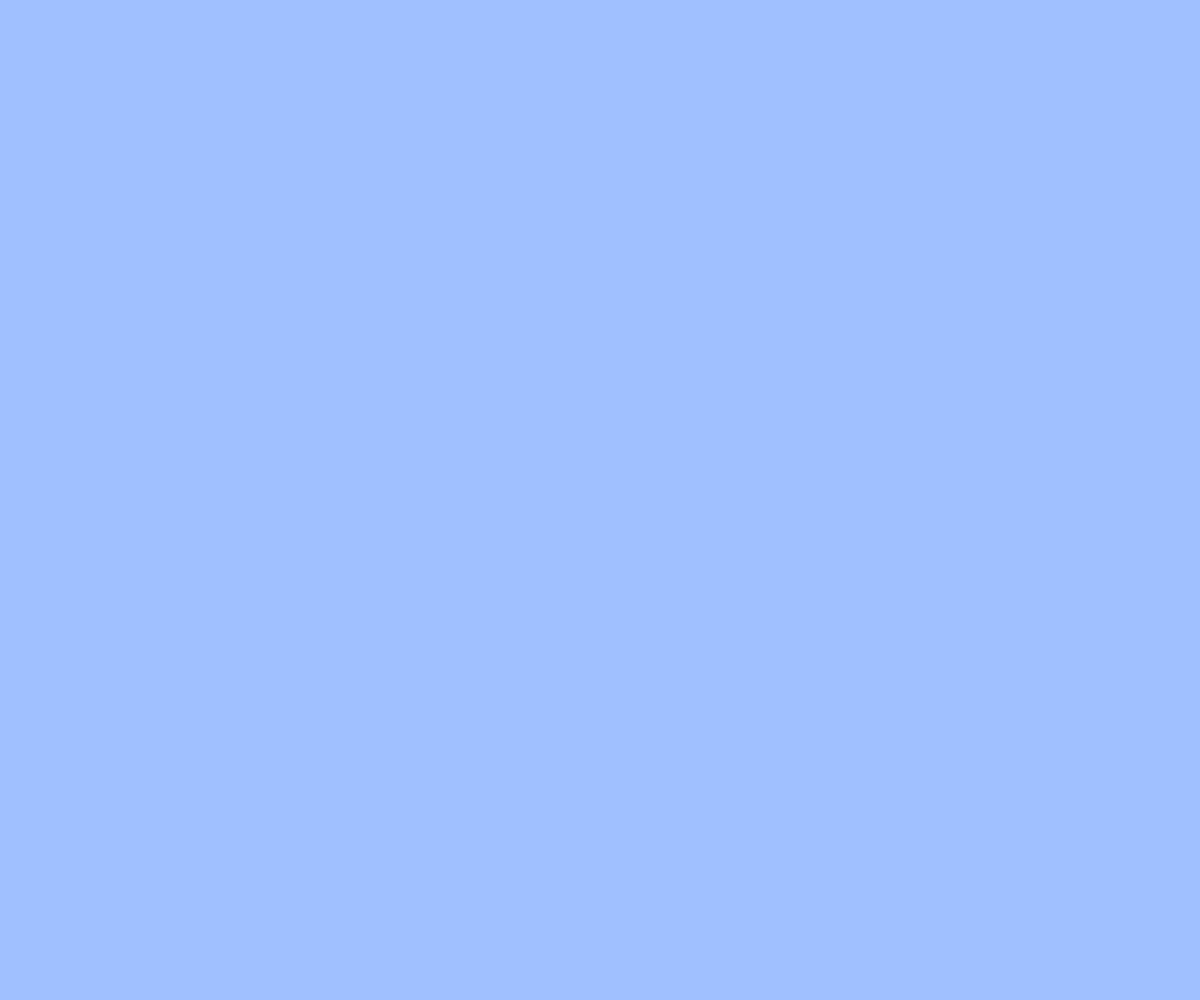
Frame 1 (no input)
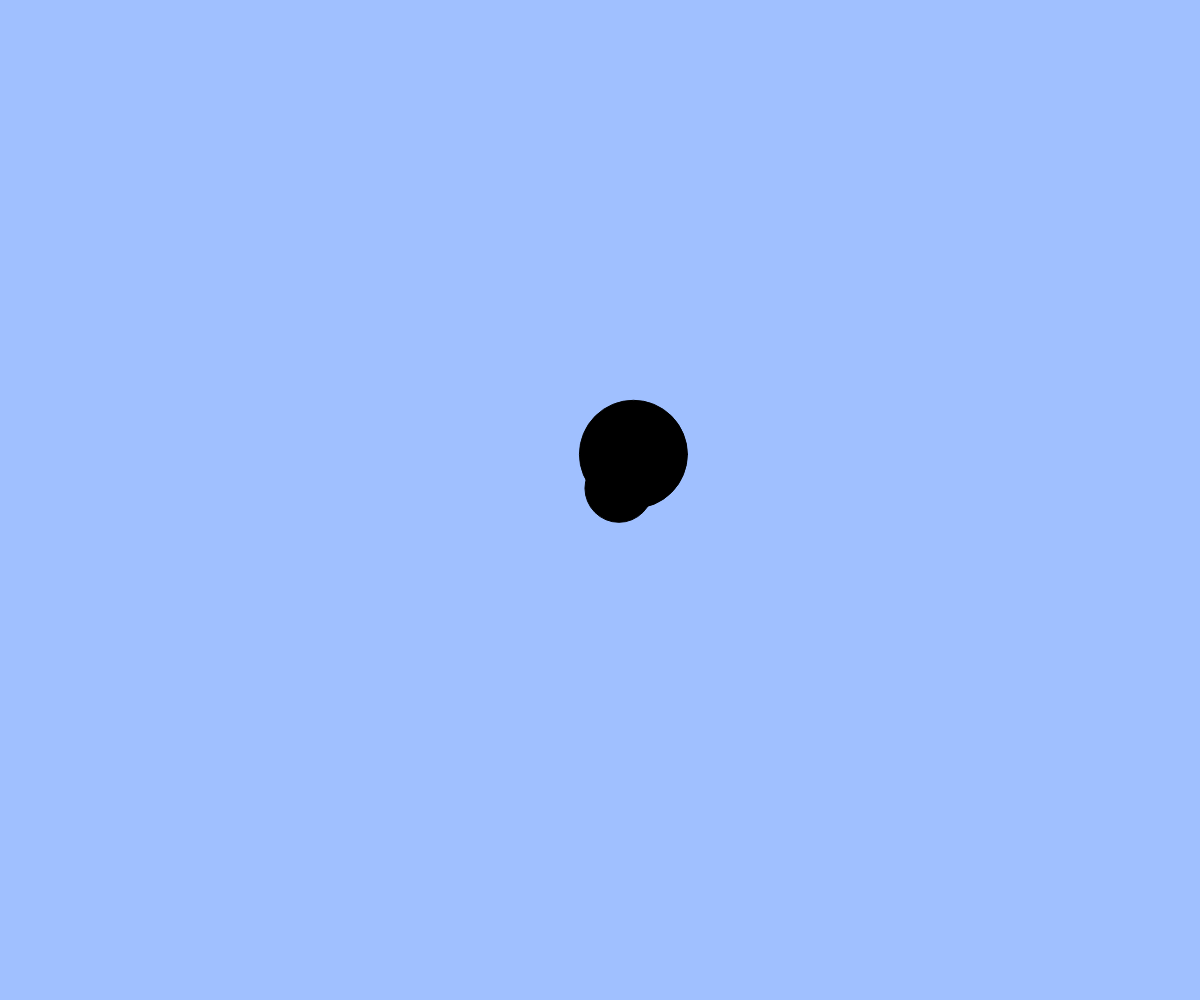
Frame 60 (no input)
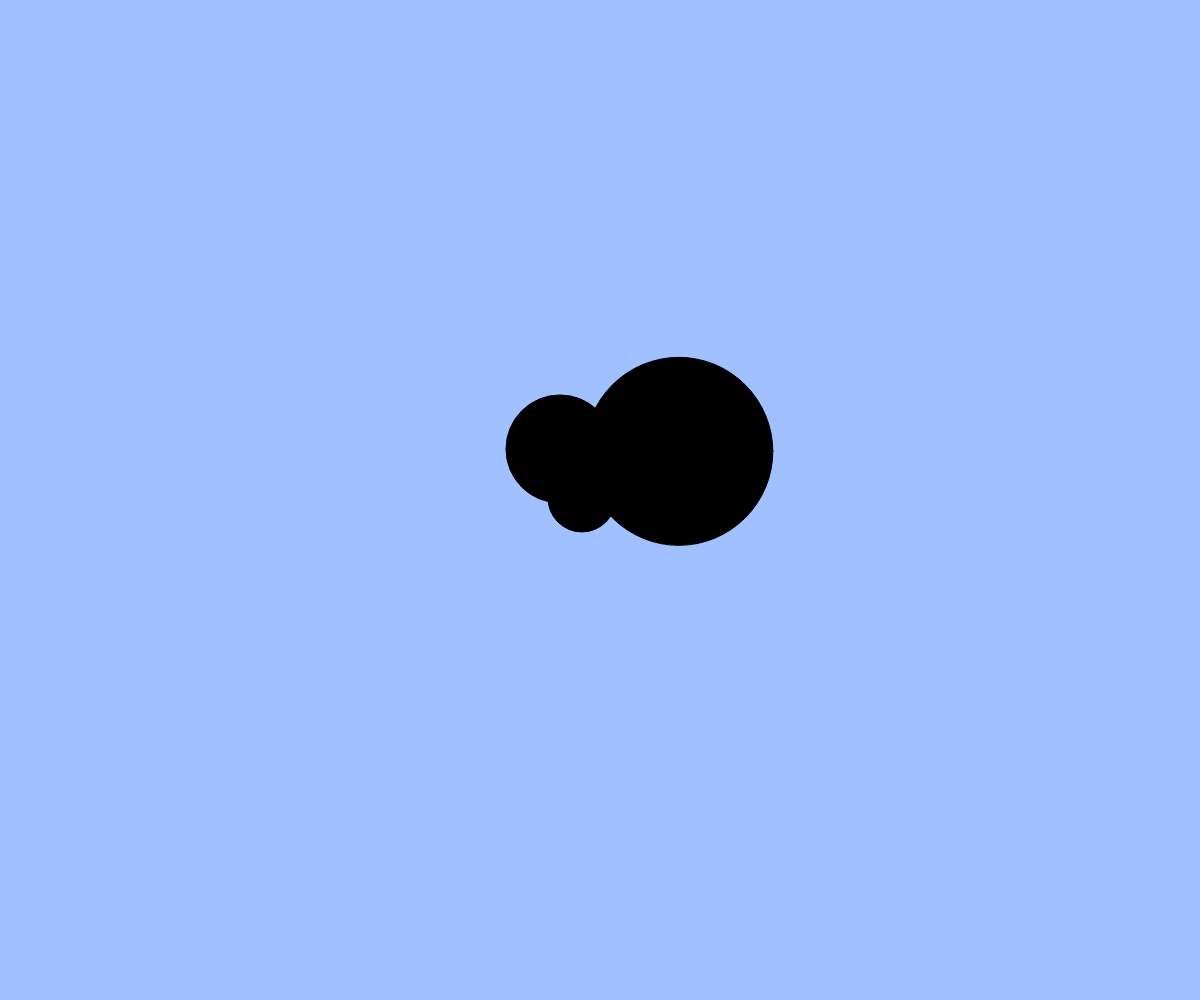
Frame 120 (the mouse pressed at the canvas centre since frame 60)

The p5.js sketch that drew these frames (run headless with seeded random() and noise() and a simulated clock; from frame 60 on, the mouse is pressed at the canvas centre):

// p5.js sketch
// ── sketch.js
// たくさん出てくるアニメーション
let balls;
let targets; // 追加（ボールを当てる的）

function setup(){
  createCanvas(windowWidth, windowHeight);
  balls = [];
  targets = [];
}

function windowResized(){
  resizeCanvas(windowWidth, windowHeight);
}

function draw(){
  background(160, 192, 255);

  // 的のアニメーション（注意：追加しないと何も起きない）
  for(let i = 0; i < targets.length; i++){
    let t = targets[i];
    fill(0);
    ellipse(t.x, t.y, t.size);
    t.x += t.vx;
    t.y += t.vy;
    t.size += 2;
  }

  // ボールのアニメーション
  for(let i = 0; i < balls.length; i++){
    let b = balls[i];
    fill(255);
    ellipse(b.x, b.y, b.size);
    b.x += b.vx;
    b.y += b.vy;
  }

  // 画面外に出たボールを配列から削除する
  const ballsInCanvas = []; // 画面内のボールを一時的に保持する配列
  for(let i = 0; i < balls.length; i++){
    let b = balls[i];
    if(b.x > 0 && b.x < width && b.y > 0 && b.y < height){ // 画面内
      ballsInCanvas.push(b);
    }
  }
  balls = ballsInCanvas; // 画面内のボールだけを残す

  // 補足：filter 関数を使うともっと簡単に書ける
  // balls = balls.filter(insideCanvas);

  if(frameCount % 20 === 0) { // 20フレームごとに新しい的を追加する
    // BLANK[1] 新しい的オブジェクトを作成して targets 配列に追加しよう
    const dx_t = random(-2, 2);
    const dy_t = random(-2, 2);
    const t = { x: width/2, y: height/2, size: 30, vx: dx_t, vy: dy_t };
    targets.push(t);
  }

  // ボールに当たった or 大きくなりすぎた的を配列から削除する
  const activeTargets = []; // 生き残った的を一時的に保持する配列
  for(let i = 0; i < targets.length; i++){
    let t = targets[i];
    if(t.size < 200){ // 大きくなりすぎていない
      let hit = false;
      for(let j = 0; j < balls.length; j++){ // すべてのボールと衝突判定
        let b = balls[j];
        // BLANK[2]
        if(dist(t.x, t.y, b.x, b.y) < (t.size + b.size) / 2){
          hit = true; // 衝突した
        }
      }
      if(!hit) activeTargets.push(t); // 衝突していなければ生き残る
    }
  }
  targets = activeTargets; // 生き残った的だけを残す
}

function mouseDragged(){
  const dx = mouseX - pmouseX;
  const dy = mouseY - pmouseY;
  if(mag(dx, dy) > 5){
    const b = { x: mouseX, y: mouseY, size: 20, vx: dx, vy: dy };
    balls.push(b);
  }
}

function insideCanvas(b) {
  return b.x > 0 && b.x < width && b.y > 0 && b.y < height;
}
